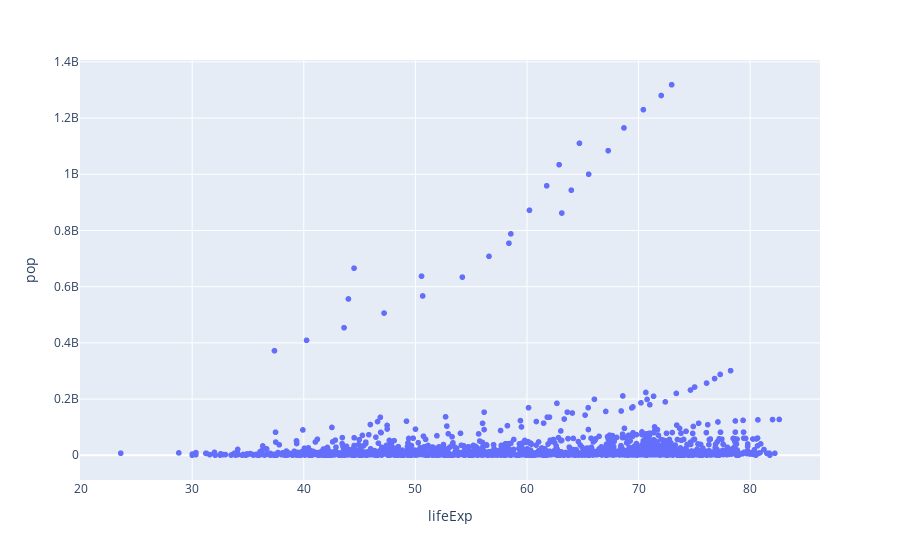

The notebook cell saved with this chart:
### Code cell
px.scatter(df,x='lifeExp',y='pop')

### Figure 1 — Plotly figure (JSON) as saved in the notebook; plotly's stock layout.template omitted (floating-point values rounded to 4 significant figures; data arrays with more than 128 entries replaced by an {"elided": "..."} marker saying what was removed)
{"data": [{"hovertemplate": "lifeExp=%{x}<br>pop=%{y}<extra></extra>", "legendgroup": "", "marker": {"color": "#636efa", "symbol": "circle"}, "mode": "markers", "name": "", "showlegend": false, "type": "scattergl", "x": {"elided": "1704 float values"}, "xaxis": "x", "y": {"elided": "1704 int values"}, "yaxis": "y"}], "layout": {"autosize": true, "legend": {"tracegroupgap": 0}, "margin": {"t": 60}, "xaxis": {"anchor": "y", "autorange": true, "domain": [0, 1], "range": [20.03, 86.17], "title": {"text": "lifeExp"}, "type": "linear"}, "yaxis": {"anchor": "x", "autorange": true, "domain": [0, 1], "range": [-102000000.0, 1421000000.0], "title": {"text": "pop"}, "type": "linear"}}}
